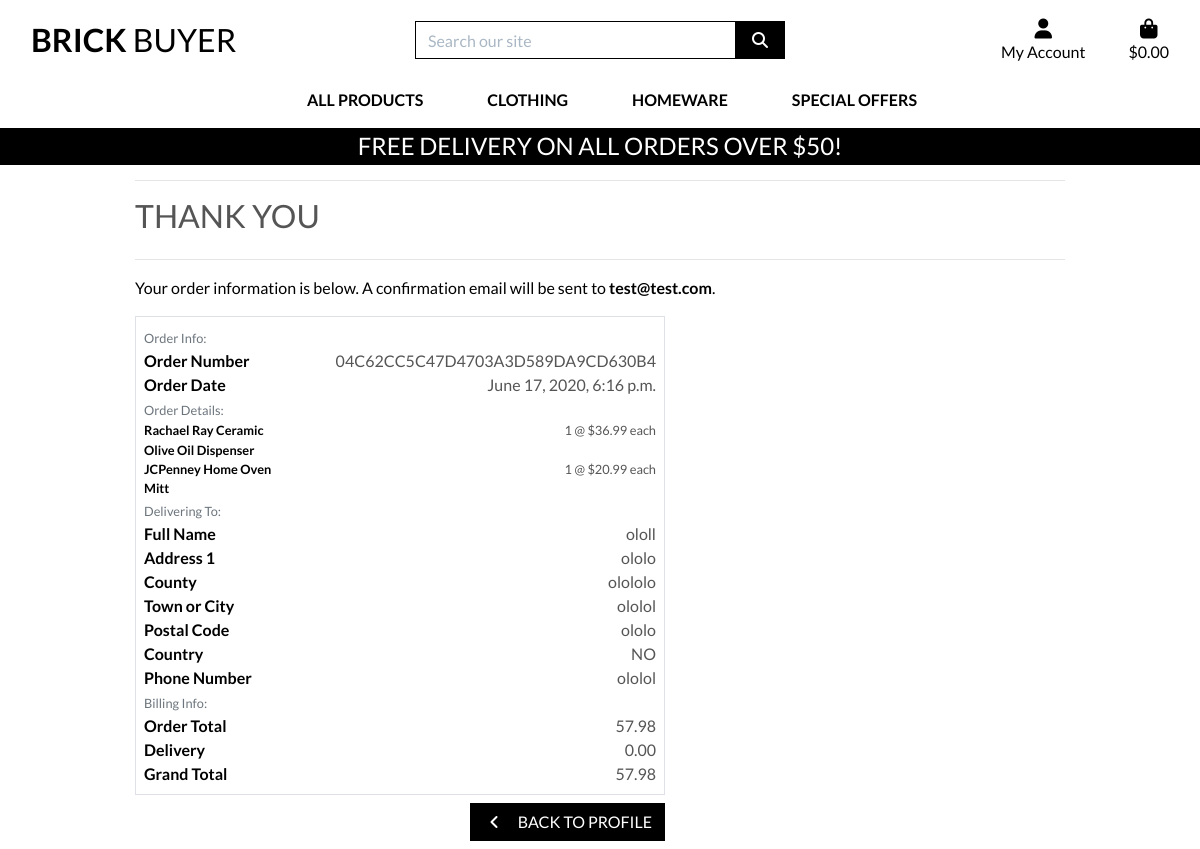
The page /profile/order_history/04C62CC5C47D4703A3D589DA9CD630B4 (signed in) on the database its author committed.
### checkout/models.py (models this page shows, shortened)
class Order(models.Model):
    order_number = models.CharField(max_length=32, null=False, editable=False)
    user_profile = models.ForeignKey(UserProfile, on_delete=models.SET_NULL,
                                     null=True, blank=True, related_name='orders')
    full_name = models.CharField(max_length=50, null=False, blank=False)
    email = models.EmailField(max_length=254, null=False, blank=False)
    phone_number = models.CharField(max_length=20, null=False, blank=False)
    country = CountryField(blank_label='Country *', null=False, blank=False)
    postcode = models.CharField(max_length=20, null=True, blank=True)
    town_or_city = models.CharField(max_length=40, null=False, blank=False)
    street_address1 = models.CharField(max_length=80, null=False, blank=False)
    county = models.CharField(max_length=80, null=True, blank=True)
    date = models.DateTimeField(auto_now_add=True)
    delivery_cost = models.DecimalField(max_digits=6, decimal_places=2, null=False, default=0)
    order_total = models.DecimalField(max_digits=10, decimal_places=2, null=False, default=0)
    grand_total = models.DecimalField(max_digits=10, decimal_places=2, null=False, default=0)
    original_bag = models.TextField(null=False, blank=False, default='')
    stripe_pid = models.CharField(max_length=254, null=False, blank=False, default='')

class OrderLineItem(models.Model):
    order = models.ForeignKey(Order, null=False, blank=False, on_delete=models.CASCADE, related_name='lineitems')
    product = models.ForeignKey(Product, null=False, blank=False, on_delete=models.CASCADE)
    quantity = models.IntegerField(null=False, blank=False, default=0)
    lineitem_total = models.DecimalField(max_digits=6, decimal_places=2, null=False, blank=False, editable=False)

### products/models.py (models this page shows, shortened)
class Product(models.Model):
    category = models.ForeignKey('Category', null=True, blank=True,
                                 on_delete=models.SET_NULL)
    sku = models.CharField(max_length=254, null=True, blank=True)
    name = models.CharField(max_length=254)
    description = models.TextField()
    price = models.DecimalField(max_digits=6, decimal_places=2)
    rating = models.DecimalField(max_digits=6, decimal_places=2,
                                 null=True, blank=True)
    image_url = models.URLField(max_length=1024, null=True, blank=True)
    image = models.ImageField(null=True, blank=True)

### profiles/views.py (the view)
# urls.py: path('order_history/<order_number>', views.order_history, name='order_history')
def order_history(request, order_number):
    order = get_object_or_404(Order, order_number=order_number)
    messages.info(request, (
        f'This is a past confirmation for the order number {order_number}.'
        'Aconfirmation email was sent on the order date.'
    ))
    template = 'checkout/checkout_success.html'
    context = {
        'order': order,
        'from_profile': True,
    }
    return render(request, template, context)

### bag/contexts.py (called while the page is built, shortened)
def bag_contents(request):
    bag_items = []
    total = 0
    product_count = 0
    bag = request.session.get('bag', {})
    if total < settings.FREE_DELIVERY_THRESHOLD:
        delivery = total * Decimal(settings.STANDARD_DELIVERY_PERCENTAGE / 100)
        free_delivery_delta = settings.FREE_DELIVERY_THRESHOLD - total
    else:
        delivery = 0
        free_delivery_delta = 0
    grand_total = delivery + total
    context = {
        'bag_items': bag_items,
        'total': total,
        'product_count': product_count,
        'delivery': delivery,
        'free_delivery_delta': free_delivery_delta,
        'free_delivery_threshold': settings.FREE_DELIVERY_THRESHOLD,
        'grand_total': grand_total,
    }
    return context

### checkout/templates/checkout/checkout_success.html (shortened to what this page needs)
{% extends "base.html" %}
{% load static %}
{% block extra_css %}
    <link rel="stylesheet" href="{% static 'checkout/css/checkout.css' %}">
{% endblock %}
{% block page_header %}
    <div class="container header-container">
    </div>
{% endblock %}
{% block content %}
    <div class="overlay"></div>
    <div class="container">
        <div class="row">
            <div class="col">
                <hr>
                <h2 class="logo-font mb-4">Thank You</h2>
                <hr>
                <p class="text-black">Your order information is below. A confirmation email will be sent to <strong>{{ order.email }}</strong>.</p>
            </div>
        </div>
        <div class="row">
            <div class="col-12 col-lg-7">
                <div class="order-confirmation-wrapper p-2 border">
                    <div class="row">
                        <div class="col">
                            <small class="text-muted">Order Info:</small>
                        </div>
                    </div>
                    <div class="row">
                        <div class="col-12 col-md-4">
                            <p class="mb-0 text-black font-weight-bold">Order Number</p>
                        </div>
                        <div class="col-12 col-md-8 text-md-right">
                            <p class="mb-0">{{ order.order_number }}</p>
                        </div>
                    </div>
                    <div class="row">
                        <div class="col-12 col-md-4">
                            <p class="mb-0 text-black font-weight-bold">Order Date</p>
                        </div>
                        <div class="col-12 col-md-8 text-md-right">
                            <p class="mb-0">{{ order.date }}</p>
                        </div>
                    </div>
                    <div class="row">
                        <div class="col">
                            <small class="text-muted">Order Details:</small>
                        </div>
                    </div>
                    {% for item in order.lineitems.all %}
                    <div class="row">
                        <div class="col-12 col-md-4">
                            <p class="small mb-0 text-black font-weight-bold">
                                {{ item.product.name }}{% if item.product_size %} - Size {{ item.product.size|upper }}{% endif %}
                            </p>
                        </div>
                        <div class="col-12 col-md-8 text-md-right">
                            <p class="small mb-0">{{ item.quantity }} @ ${{ item.product.price }} each</p>
                        </div>
                    </div>
                    {% endfor %}
                    <div class="row">
                        <div class="col">
                            <small class="text-muted">Delivering To:</small>
                        </div>
                    </div>
                    <div class="row">
                        <div class="col-12 col-md-4">
                            <p class="mb-0 text-black font-weight-bold">Full Name</p>
                        </div>
                        <div class="col-12 col-md-8 text-md-right">
                            <p class="mb-0">{{ order.full_name }}</p>
                        </div>
                    </div>
                    <div class="row">
                        <div class="col-12 col-md-4">
                            <p class="mb-0 text-black font-weight-bold">Address 1</p>
                        </div>
                        <div class="col-12 col-md-8 text-md-right">
                            <p class="mb-0">{{ order.street_address1 }}</p>
                        </div>
                    </div>
                    {% if order.county %}
                    <div class="row">
                        <div class="col-12 col-md-4">
                            <p class="mb-0 text-black font-weight-bold">County</p>
                        </div>
                        <div class="col-12 col-md-8 text-md-right">
                            <p class="mb-0">{{ order.county }}</p>
                        </div>
                    </div>
                    {% endif %}
                    <div class="row">
                        <div class="col-12 col-md-4">
                            <p class="mb-0 text-black font-weight-bold">Town or City</p>
                        </div>
                        <div class="col-12 col-md-8 text-md-right">
                            <p class="mb-0">{{ order.town_or_city }}</p>
                        </div>
                    </div>
                    {% if order.postcode %}
                    <div class="row">
                        <div class="col-12 col-md-4">
                            <p class="mb-0 text-black font-weight-bold">Postal Code</p>
                        </div>
                        <div class="col-12 col-md-8 text-md-right">
                            <p class="mb-0">{{ order.postcode }}</p>
                        </div>
                    </div>
                    {% endif %}
                    <div class="row">
                        <div class="col-12 col-md-4">
                            <p class="mb-0 text-black font-weight-bold">Country</p>
                        </div>
                        <div class="col-12 col-md-8 text-md-right">
                            <p class="mb-0">{{ order.country }}</p>
                        </div>
                    </div>
                    <div class="row">
                        <div class="col-12 col-md-4">
                            <p class="mb-0 text-black font-weight-bold">Phone Number</p>
                        </div>
                        <div class="col-12 col-md-8 text-md-right">
                            <p class="mb-0">{{ order.phone_number }}</p>
                        </div>
                    </div>
                    <div class="row">
                        <div class="col">
                            <small class="text-muted">Billing Info:</small>
                        </div>
                    </div>
                    <div class="row">
                        <div class="col-12 col-md-4">
                            <p class="mb-0 text-black font-weight-bold">Order Total</p>
                        </div>
                        <div class="col-12 col-md-8 text-md-right">
                            <p class="mb-0">{{ order.order_total }}</p>
                        </div>
                    </div>
                    <div class="row">
                        <div class="col-12 col-md-4">
                            <p class="mb-0 text-black font-weight-bold">Delivery</p>
                        </div>
                        <div class="col-12 col-md-8 text-md-right">
                            <p class="mb-0">{{ order.delivery_cost }}</p>
                        </div>
                    </div>
                    <div class="row">
                        <div class="col-12 col-md-4">
                            <p class="mb-0 text-black font-weight-bold">Grand Total</p>
                        </div>
                        <div class="col-12 col-md-8 text-md-right">
                            <p class="mb-0">{{ order.grand_total }}</p>
                        </div>
                    </div>
                </div>
            </div>
        </div>
        <div class="row">
			<div class="col-12 col-lg-7 text-right">
                {% if from_profile %}
                    <a href="{% url 'profile' %}" class="btn btn-black rounded-0 my-2">
                        <span class="icon mr-2">
                            <i class="fas fa-angle-left"></i>
                        </span>
                        <span class="text-uppercase">Back to profile</span>
                    </a>
                {% endif %}
			</div>
		</div>
    </div>
{% endblock %}

### static/css/base.css (style rules this page uses)
html { height: 100%; }
body { background: url('/media/homepage_background_cropped.jpg') no-repeat center center fixed; background-size: cover; height: calc(100vh - 164px); color: #555; font-family: 'Lato'; }
.icon { align-items: center; display: inline-flex; justify-content: center; height: 1.5rem; width: 1.5rem; }
.logo-font { text-transform: uppercase; }
.btn-black { background: black; color: white; }
.text-black { color: #000 !important; }
.overlay { height: 100%; width: 100%; top: 0; left: 0; position: fixed; background: white; z-index: -1; }
@media (min-width: 1200px) { .container { max-width: 80%; } }
@media (min-width: 992px) { .header-container { padding-top: 164px; } }

### rows shown on the page
Order: email "test@test.com", order_number "04C62CC5C47D4703A3D589DA9CD630B4", date "June 17, 2020, 6:16 p.m.", full_name "ololl", street_address1 "ololo", county "olololo", town_or_city "ololol", postcode "ololo", country "NO", phone_number "ololol", order_total "57.98", delivery_cost "0.00", grand_total "57.98"
OrderLineItem: product.name "Rachael Ray Ceramic Olive Oil Dispenser", quantity "1", product.price "36.99"
OrderLineItem: product.name "JCPenney Home Oven Mitt", quantity "1", product.price "20.99"

### other values the page prints
{{ free_delivery_threshold }} "50"
